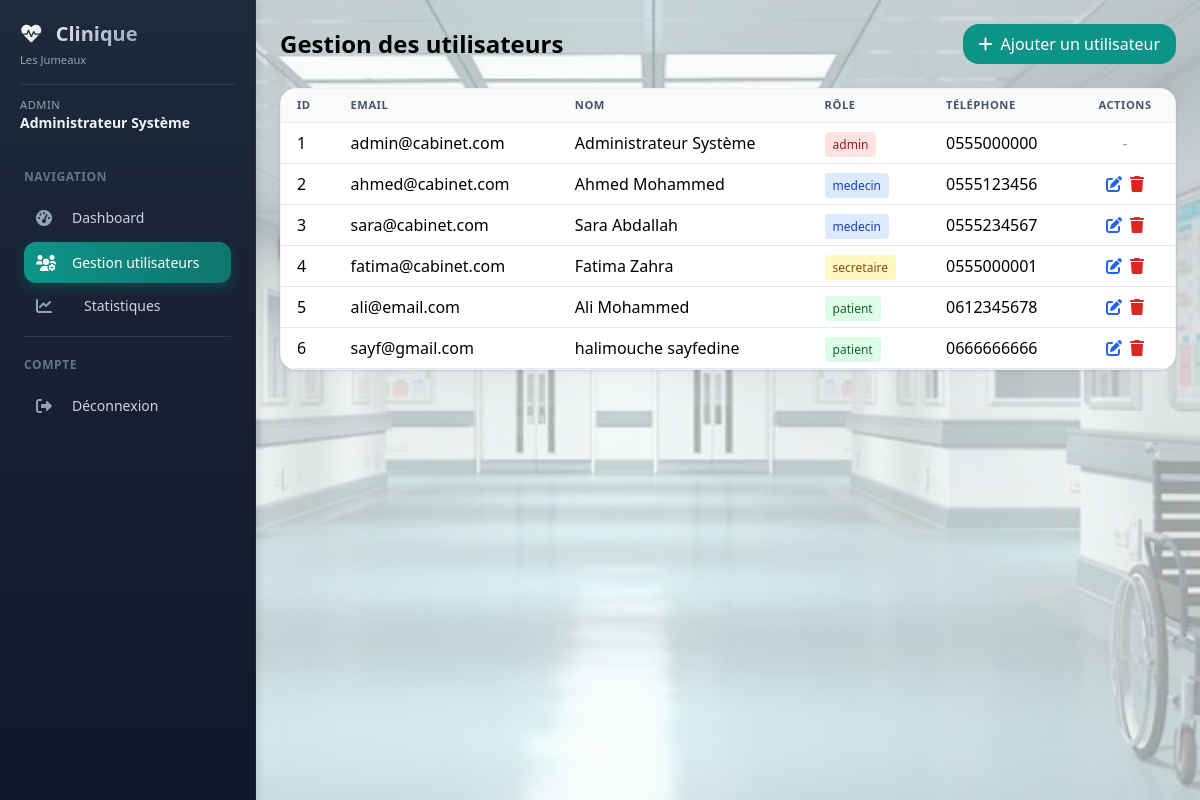
The page /admin/gestion/utilisateurs (signed in) on the database its author committed.
### models/database.py (models this page shows, shortened)
class Utilisateur(UserMixin, db.Model):
    __tablename__ = 'utilisateurs'
    id = db.Column(db.Integer, primary_key=True)
    email = db.Column(db.String(120), unique=True, nullable=False)
    password = db.Column(db.String(200), nullable=False)
    role = db.Column(db.String(20), default='patient')
    nom = db.Column(db.String(100))
    prenom = db.Column(db.String(100))
    telephone = db.Column(db.String(20))
    medecin_id = db.Column(db.Integer, db.ForeignKey('medecins.id'))
    specialite = db.Column(db.String(100))
    adresse = db.Column(db.Text)
    created_at = db.Column(db.DateTime, default=datetime.utcnow)
    medecin = db.relationship('Medecin', backref='utilisateur', foreign_keys=[medecin_id])

### models/admin.py (the view)
@admin_bp.route('/gestion/utilisateurs')
@admin_required
def gestion_utilisateurs():
    users = Utilisateur.query.all()
    medecins = Medecin.query.all()
    return render_template('admin/gestion_utilisateurs.html',
                         utilisateurs=users,
                         medecins=medecins)

### models/admin.py (called while the page is built)
def admin_required(f):
    @wraps(f)
    def decorated_function(*args, **kwargs):
        if 'user_id' not in session:
            return redirect(url_for('auth.login'))
        if session.get('role') != 'admin':
            return render_template('error.html', message="Accès non autorisé"), 403
        return f(*args, **kwargs)
    return decorated_function

### templates/admin/gestion_utilisateurs.html (shortened to what this page needs)
{% extends "base_dashboard.html" %}
{% block content %}
<div>
    <div class="flex justify-between items-center mb-6">
        <h1 class="text-2xl font-bold">Gestion des utilisateurs</h1>
        <button onclick="openAddUserModal()" class="bg-primary text-white px-4 py-2 rounded-lg hover:bg-blue-600">
            <i class="fas fa-plus mr-2"></i>Ajouter un utilisateur
        </button>
    </div>
    <div class="bg-white rounded-lg shadow overflow-hidden">
        <div class="overflow-x-auto">
            <table class="w-full">
                <thead class="bg-gray-100">
                    <tr>
                        <th class="px-4 py-2 text-left">ID</th>
                        <th class="px-4 py-2 text-left">Email</th>
                        <th class="px-4 py-2 text-left">Nom</th>
                        <th class="px-4 py-2 text-left">Rôle</th>
                        <th class="px-4 py-2 text-left">Téléphone</th>
                        <th class="px-4 py-2 text-center">Actions</th>
                    </tr>
                </thead>
                <tbody>
                    {% for user in utilisateurs %}
                    <tr class="border-t">
                        <td class="px-4 py-2">{{ user.id }}</td>
                        <td class="px-4 py-2">{{ user.email }}</td>
                        <td class="px-4 py-2">{{ user.nom }} {{ user.prenom }}</td>
                        <td class="px-4 py-2">
                            <span class="px-2 py-1 rounded text-xs
                                {% if user.role == 'admin' %}bg-red-100 text-red-800
                                {% elif user.role == 'medecin' %}bg-blue-100 text-blue-800
                                {% elif user.role == 'secretaire' %}bg-yellow-100 text-yellow-800
                                {% else %}bg-green-100 text-green-800{% endif %}">
                                {{ user.role }}
                            </span>
                        </td>
                        <td class="px-4 py-2">{{ user.telephone or '-' }}</td>
                        <td class="px-4 py-2 text-center">
                            <div class="flex justify-center gap-2">
                                {% if user.role != 'admin' %}
                                <button onclick="editUser({{ user.id }})" class="text-blue-600 hover:text-blue-800" title="Modifier">
                                    <i class="fas fa-edit"></i>
                                </button>
                                <button onclick="deleteUser({{ user.id }})" class="text-red-600 hover:text-red-800" title="Supprimer">
                                    <i class="fas fa-trash"></i>
                                </button>
                                {% else %}
                                <span class="text-gray-400">-</span>
                                {% endif %}
                            </div>
                        </td>
                    </tr>
                    {% endfor %}
                </tbody>
            </table>
        </div>
    </div>
</div>
{% endblock %}

### templates/base_dashboard.html (shortened to what this page needs)
<!DOCTYPE html>
<html lang="fr">
<head>
    <script src="https://cdn.tailwindcss.com"></script>
    <link href="https://cdnjs.cloudflare.com/ajax/libs/font-awesome/6.0.0/css/all.min.css" rel="stylesheet">
    <link rel="stylesheet" href="{{ url_for('static', filename='style.css') }}">
</head>
<body class="bg-gray-50 font-sans antialiased">
<div class="fixed inset-0 -z-10 bg-gray-50/60"></div>
<div class="flex min-h-screen">
    <aside class="sidebar fixed md:relative z-40 w-64 flex-shrink-0 h-full md:h-auto overflow-y-auto">
        <div class="p-5">
            <div class="flex items-center justify-between sidebar-header">
                <div>
                    <h2 class="text-xl font-bold">
                        <i class="fas fa-heartbeat text-primary mr-2"></i>
                        Clinique
                    </h2>
                    <p class="text-xs mt-1">Les Jumeaux</p>
                </div>
            </div>
            <div class="sidebar-user mt-4 pt-3">
                <p class="text-sm">
                    <span class="block text-xs role">{{ session.role|capitalize }}</span>
                    <span class="font-semibold name">{{ session.nom }} {{ session.prenom }}</span>
                </p>
            </div>
        </div>
        <nav class="px-3 pb-4">
            <div class="sidebar-section text-xs uppercase tracking-wider px-3 py-2 mt-2">Navigation</div>
            {% if session.role == 'admin' %}
            <a href="{{ url_for('admin.dashboard') }}" class="sidebar-link {% if request.endpoint == 'admin.dashboard' %}active{% endif %}">
                <i class="fas fa-tachometer-alt w-5"></i><span>Dashboard</span>
            </a>
            <a href="{{ url_for('admin.gestion_utilisateurs') }}" class="sidebar-link {% if request.endpoint == 'admin.gestion_utilisateurs' %}active{% endif %}">
                <i class="fas fa-users-cog w-5"></i><span>Gestion utilisateurs</span>
            </a>
            <a href="{{ url_for('admin.statistiques') }}" class="sidebar-link flex items-center px-3 py-2 rounded-lg mb-1 transition">
                <i class="fas fa-chart-line w-5"></i><span class="ml-3">Statistiques</span>
            </a>
            {% endif %}
            <div class="sidebar-border"></div>
            <div class="sidebar-section text-xs uppercase tracking-wider px-3 py-2">Compte</div>
            <a href="{{ url_for('auth.logout') }}" class="sidebar-link logout">
                <i class="fas fa-sign-out-alt w-5"></i><span>Déconnexion</span>
            </a>
        </nav>
    </aside>
    <div class="flex-1 flex flex-col">
        <main class="flex-1 p-4 md:p-6">
            {% block content %}{% endblock %}
        </main>
    </div>
</div>
</body>
</html>

### static/style.css (style rules this page uses)
body { background-image: url('/static/images/hopital-corridor.jpg'); background-size: cover; background-position: center; background-attachment: fixed; }
.sidebar { transition: transform 0.3s ease-in-out; background: linear-gradient(180deg, #1e293b 0%, #0f172a 100%); border-right: 1px solid rgba(255, 255, 255, 0.05); box-shadow: 2px 0 10px rgba(0, 0, 0, 0.1); }
@media (min-width: 768px) { .sidebar { transform: translateX(0) !important; } }
.sidebar-header h2 { background: linear-gradient(135deg, #fff 0%, #94a3b8 100%); -webkit-background-clip: text; -webkit-text-fill-color: transparent; background-clip: text; font-weight: 700; }
.sidebar-header p { color: #94a3b8; font-size: 0.7rem; }
.sidebar-user { border-top: 1px solid rgba(255, 255, 255, 0.1); margin-top: 0.75rem; padding-top: 0.75rem; }
.sidebar-user .role { color: #94a3b8; font-size: 0.7rem; text-transform: uppercase; letter-spacing: 0.5px; }
.sidebar-user .name { color: #f1f5f9; font-weight: 600; font-size: 0.875rem; }
.sidebar-section { color: #64748b; font-size: 0.65rem; font-weight: 600; text-transform: uppercase; letter-spacing: 1px; padding: 0.75rem 1rem 0.5rem; }
.sidebar-link { display: flex; align-items: center; gap: 12px; padding: 10px 12px; margin: 4px 12px; border-radius: 12px; color: #cbd5e1; text-decoration: none; transition: all 0.2s ease; font-size: 0.875rem; font-weight: 500; }
.sidebar-link i { width: 24px; font-size: 1rem; color: #94a3b8; transition: all 0.2s ease; }
.sidebar-link.active { background: linear-gradient(90deg, #0D9488 0%, #0F766E 100%); color: #ffffff; box-shadow: 0 4px 12px rgba(13, 148, 136, 0.3); }
.sidebar-link.active i { color: #ffffff; }
.sidebar-link.logout { color: #cbd5e1; }
.sidebar-link.logout i { color: #94a3b8; }
.sidebar-border { border-top: 1px solid rgba(255, 255, 255, 0.1); margin: 12px; }
.card, .bg-white.rounded-lg.shadow { transition: all 0.3s ease; border: 1px solid rgba(0,0,0,0.05); }
.rounded-lg { border-radius: 1rem !important; }
table { border-collapse: separate; border-spacing: 0; }
th { background: #f8fafc; font-weight: 600; text-transform: uppercase; font-size: 0.7rem; letter-spacing: 0.5px; color: #475569; }
tr { transition: background 0.2s ease; }
td { border-bottom: 1px solid #e2e8f0; padding: 0.75rem 1rem; }

### rows shown on the page
Utilisateur: role "ADMIN", nom "Administrateur", prenom "Système", id "1", email "admin@cabinet.com", role "admin", telephone "0555000000"
Utilisateur: id "2", email "ahmed@cabinet.com", nom "Ahmed", prenom "Mohammed", role "medecin", telephone "0555123456"
Utilisateur: id "3", email "sara@cabinet.com", nom "Sara", prenom "Abdallah", role "medecin", telephone "0555234567"
Utilisateur: id "4", email "fatima@cabinet.com", nom "Fatima", prenom "Zahra", role "secretaire", telephone "0555000001"
Utilisateur: id "5", email "ali@email.com", nom "Ali", prenom "Mohammed", role "patient", telephone "0612345678"
Utilisateur: id "6", email "sayf@gmail.com", nom "halimouche", prenom "sayfedine", role "patient", telephone "0666666666"
